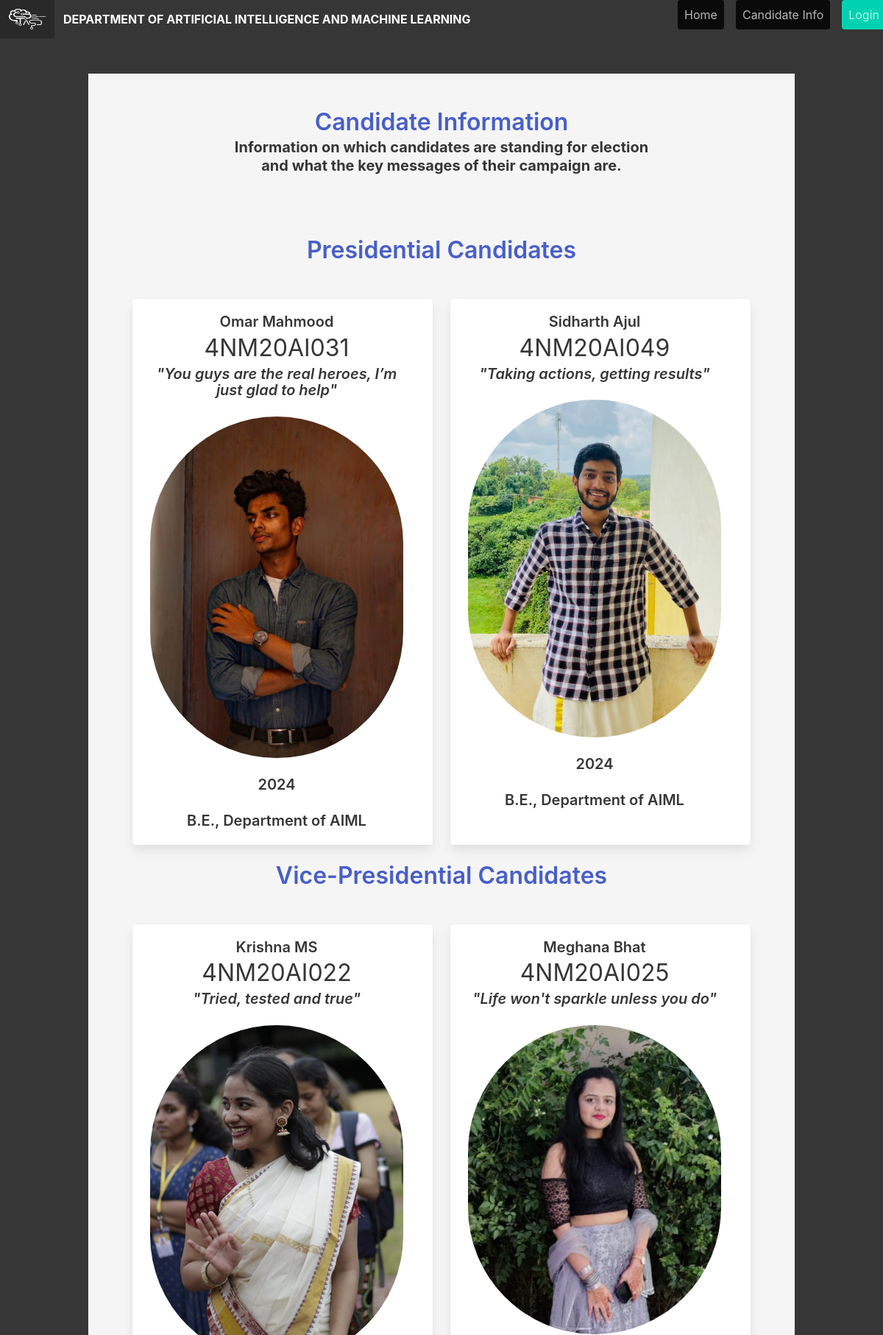
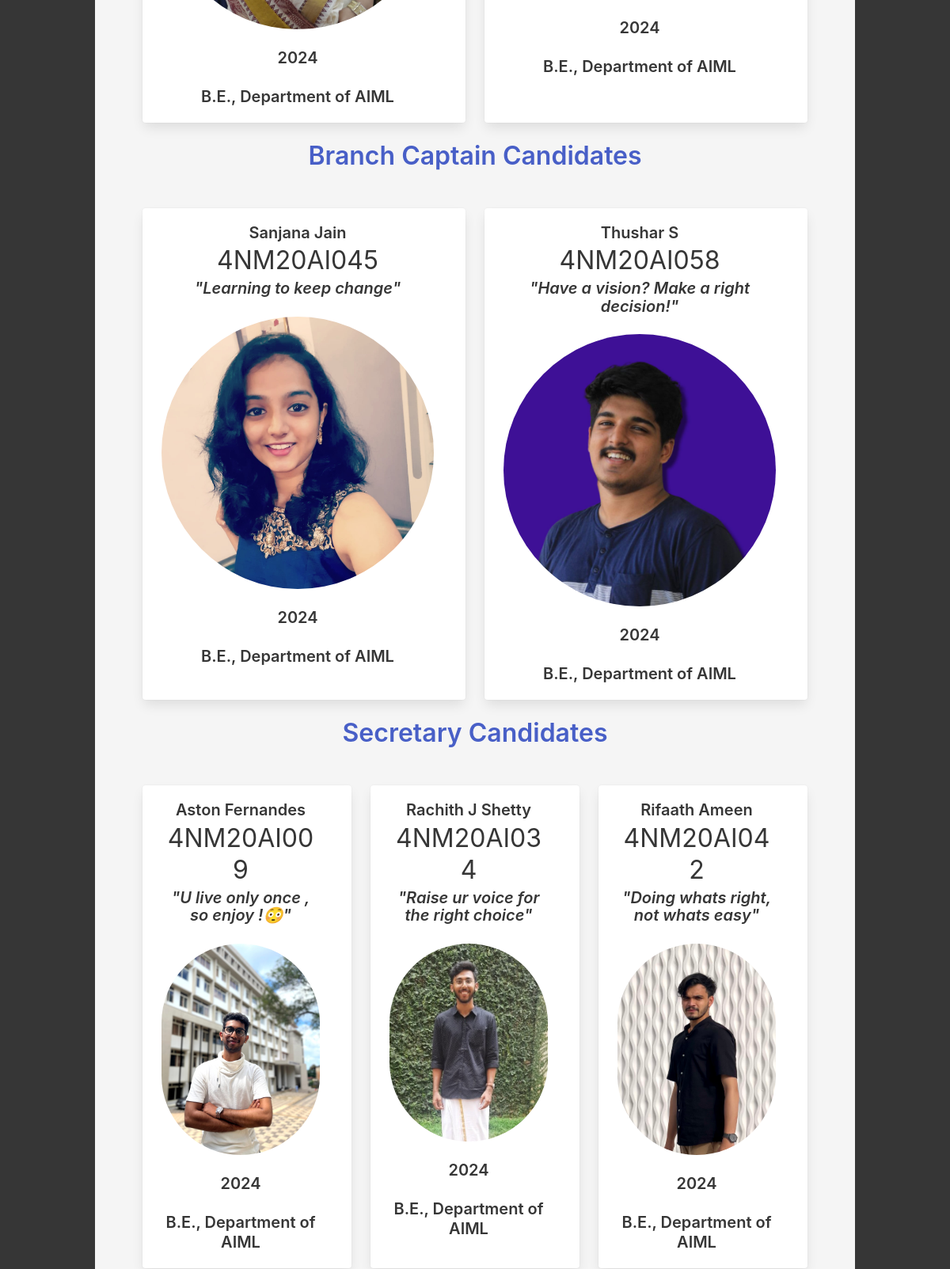
The page /candidate (upper part) on the database its author committed (2 pictures, top to bottom).
### app/models.py (models this page shows, shortened)
class CandidateModel(db.Model):
    __tablename__ = 'candidates'
    id = db.Column(db.Integer, primary_key=True, autoincrement=True)
    roll_num = db.Column(db.String(10), nullable=False, unique=True)
    first_name = db.Column(db.String(80), nullable=False)
    last_name = db.Column(db.String(80))
    batch = db.Column(db.String(120), nullable=False)
    course = db.Column(db.String(120), nullable=False)
    department = db.Column(db.String(120), nullable=False)
    post = db.Column(db.String(80), nullable=False)
    pic_path = db.Column(db.String(120), default='images/default.png')
    agenda =  db.Column(db.String(300), default="No agenda")

### app/views.py (the view)
@app.route("/candidate")
def candidate():
    prez = CandidateModel.query.filter_by(post="President").all()
    vice = CandidateModel.query.filter_by(post="Vice-President").all()
    bc = CandidateModel.query.filter_by(post="Branch-Captain").all()
    secretary = CandidateModel.query.filter_by(post="Secretary").all()
    treasurer = CandidateModel.query.filter_by(post="Treasurer").all()
    c_sec = CandidateModel.query.filter_by(post="Cultural-Secretary").all()
    s_sec = CandidateModel.query.filter_by(post="Sports-Secretary").all()
    t_sec = CandidateModel.query.filter_by(post="Techincal-Secretary").all()
    creative = CandidateModel.query.filter_by(post="Creative-Head").all()
    s_cord = CandidateModel.query.filter_by(post="SocialMedia-Coordinator").all()
    p_cord = CandidateModel.query.filter_by(post="Photography-Coordinator").all()
    graph = CandidateModel.query.filter_by(post="Graphic-Designer").all()
    website = CandidateModel.query.filter_by(post="Website-Manager").all()
    return render_template("candidate.html",prez=prez,vice=vice,bc=bc,secretary=secretary,treasurer=treasurer,c_sec=c_sec,t_sec=t_sec,s_sec=s_sec,creative=creative,s_cord=s_cord,p_cord=p_cord,graph=graph,website=website)

### app/templates/candidate.html (shortened to what this page needs)
{% extends "base.html" %}
{% block content %}
<section class="hero has-background-white-ter is-fullheight-with-navbar">
    <div class="hero-body">
      <div class="container">
        <div class="columns">
            <div class="column is-12 ">
              <h1 class="title has-text-link">
                Candidate Information
            </h1>
            <h2 class="subtitle is-5 has-text-dark has-text-centered has-text-weight-bold">
                Information on which candidates are standing for election <br>
                and what the key messages of their campaign are.
            </h2>
            <br>
            <br>
            <div class="column id-9">
              <h1 class="title has-text-link">Presidential Candidates</h1>
              <br>
              <div class="tile is-ancestor ">
              {% for prez in prez %}
                {% if not prez.last_name == 'Vote'%}
                    <div class="tile is-parent">
                      <article class="tile is-child box notification is-white">
                        <h1 class="title is-5 has-text-dark">{{ prez.first_name }} {{ prez.last_name }}</h1>
                        <p class="subtitle is-3 has-text-dark">{{prez.roll_num}}</p>
                        <p class="title is-5 has-text-dark is-italic">"{{prez.agenda}}"</p>
                        <figure class="image">
                            <img class="is-rounded" src="{{ prez.pic_path}}">
                        </figure>
                        <br>
                        <p class="subtitle has-text-dark has-text-weight-semibold">{{prez.batch}}</p>
                        <p class="subtitle has-text-dark has-text-weight-semibold">{{prez.course}}, {{prez.department}}</p>
                      </article>
                    </div>
                {% endif %}
              {% endfor %}
              </div>
              <h1 class="title has-text-link">Vice-Presidential Candidates</h1>
              <br>
              <div class="tile is-ancestor ">
                {% for vice in vice %}
                  {% if not vice.last_name == 'Vote'%}
                      <div class="tile is-parent">
                        <article class="tile is-child box notification is-white">
                          <h1 class="title is-5 has-text-dark">{{ vice.first_name }} {{ vice.last_name }}</h1>
                          <p class="subtitle is-3 has-text-dark">{{vice.roll_num}}</p>
                          <p class="title is-5 has-text-dark is-italic"> "{{vice.agenda}}"</p>
                          <figure class="image">
                              <img class="is-rounded" src="{{ vice.pic_path}}">
                          </figure>
                          <br>
                          <p class="subtitle has-text-dark has-text-weight-semibold">{{vice.batch}}</p>
                          <p class="subtitle has-text-dark has-text-weight-semibold">{{vice.course}}, {{vice.department}}</p>
                        </article>
                      </div>
                  {% endif %}
                {% endfor %}
            </div>
            <h1 class="title has-text-link">Branch Captain Candidates</h1>
              <br>
              <div class="tile is-ancestor ">
                {% for bc in bc %}
                  {% if not bc.last_name == 'Vote'%}
                      <div class="tile is-parent">
                        <article class="tile is-child box notification is-white">
                          <h1 class="title is-5 has-text-dark">{{ bc.first_name }} {{ bc.last_name }}</h1>
                          <p class="subtitle is-3 has-text-dark">{{bc.roll_num}}</p>
                          <p class="title is-5 has-text-dark is-italic"> "{{bc.agenda}}"</p>
                          <figure class="image">
                              <img class="is-rounded" src="{{ bc.pic_path}}">
                          </figure>
                          <br>
                          <p class="subtitle has-text-dark has-text-weight-semibold">{{bc.batch}}</p>
                          <p class="subtitle has-text-dark has-text-weight-semibold">{{bc.course}}, {{bc.department}}</p>
                        </article>
                      </div>
                  {% endif %}
                {% endfor %}
            </div>
            <h1 class="title has-text-link">Secretary Candidates</h1>
              <br>
              <div class="tile is-ancestor ">
                {% for secretary in secretary %}
                  {% if not secretary.last_name == 'Vote'%}
                      <div class="tile is-parent">
                        <article class="tile is-child box notification is-white">
                          <h1 class="title is-5 has-text-dark">{{ secretary.first_name }} {{ secretary.last_name }}</h1>
                          <p class="subtitle is-3 has-text-dark">{{secretary.roll_num}}</p>
                          <p class="title is-5 has-text-dark is-italic"> "{{secretary.agenda}}"</p>
                          <figure class="image">
                              <img class="is-rounded" src="{{ secretary.pic_path}}">
                          </figure>
                          <br>
                          <p class="subtitle has-text-dark has-text-weight-semibold">{{secretary.batch}}</p>
                          <p class="subtitle has-text-dark has-text-weight-semibold">{{secretary.course}}, {{secretary.department}}</p>
                        </article>
                      </div>
                  {% endif %}
                {% endfor %}
            </div>
              <br>
              <br>
              <br>
              <br>
              <br>
              <br>
              <br>
              <br>
              <br>
          </div>
          </div>
<br>
<br>
{% endblock %}

### app/templates/base.html (shortened to what this page needs)
<!DOCTYPE html>
<html>
<head>
    {% block styles %}
    <link rel="stylesheet" href="https://cdnjs.cloudflare.com/ajax/libs/bulma/0.7.2/css/bulma.min.css" />
    {% endblock %}
</head>
<body>
    <section class="hero is-dark is-fullheight">
        <div class="block">
        <div class="hero-head">
            <nav class="navbar is-fullwidth" href="/_">
                <div class="navbar-brand">
                    <a class="navbar-item">
                        <img src="static/images/tasc.png" width="50" height="60">
                      </a>
                    <a class="navbar-item has-text-weight-bold is-rounded">
                     DEPARTMENT OF ARTIFICIAL INTELLIGENCE AND MACHINE LEARNING
                    </a>
                </div>
                <div class="container">
                    <div id="navbarMenuHeroA" class="navbar-menu">
                        <div class="navbar-end">
                            <p class="px-2">
                                <a href="{{ url_for('index') }}" class="navbar-item px-2 button is-black" >
                                    Home
                                </a>
                              </p>
                            <p class="px-2">
                                <a href="{{ url_for('candidate') }}" class="navbar-item px-2 button is-black">
                                    Candidate Info
                                </a>
                              </p>
                            {% if not current_user.is_authenticated %}
                            <p class="px-2">
                                <a href="{{ url_for('auth.login') }}" class="navbar-item button px-2 is-primary">
                                    Login
                                </a>
                              </p>
                            {% endif %}
                        </div>
                    </div>
                </div>
            </nav>
        </div>
        <div class="hero-body">
            <div class="container has-text-centered">
               {% block content %}
               {% endblock %}
            </div>
        </div>
    </div>
    </section>
</body>
</html>

### rows shown on the page
CandidateModel: first_name "Omar", last_name "Mahmood", roll_num "4NM20AI031", agenda "You guys are the real heroes, I’m just glad to help", pic_path (picture), batch "2024", course "B.E.", department "Department of AIML"
CandidateModel: first_name "Sidharth", last_name "Ajul", roll_num "4NM20AI049", agenda "Taking actions, getting results", pic_path (picture), batch "2024", course "B.E.", department "Department of AIML"
CandidateModel: first_name "Krishna", last_name "MS", roll_num "4NM20AI022", agenda "Tried, tested and true", pic_path (picture), batch "2024", course "B.E.", department "Department of AIML"
CandidateModel: first_name "Meghana", last_name "Bhat", roll_num "4NM20AI025", agenda "Life won't sparkle unless you do", pic_path (picture), batch "2024", course "B.E.", department "Department of AIML"
CandidateModel: first_name "Sanjana", last_name "Jain", roll_num "4NM20AI045", agenda "Learning to keep change", pic_path (picture), batch "2024", course "B.E.", department "Department of AIML"
CandidateModel: first_name "Thushar", last_name "S", roll_num "4NM20AI058", agenda "Have a vision? Make a right decision!", pic_path (picture), batch "2024", course "B.E.", department "Department of AIML"
CandidateModel: first_name "Aston", last_name "Fernandes", roll_num "4NM20AI009", agenda "U live only once , so enjoy !😳", pic_path (picture), batch "2024", course "B.E.", department "Department of AIML"
CandidateModel: first_name "Rachith J", last_name "Shetty", roll_num "4NM20AI034", agenda "Raise ur voice for the right choice", pic_path (picture), batch "2024", course "B.E.", department "Department of AIML"
CandidateModel: first_name "Rifaath", last_name "Ameen", roll_num "4NM20AI042", agenda "Doing whats right, not whats easy", pic_path (picture), batch "2024", course "B.E.", department "Department of AIML"
